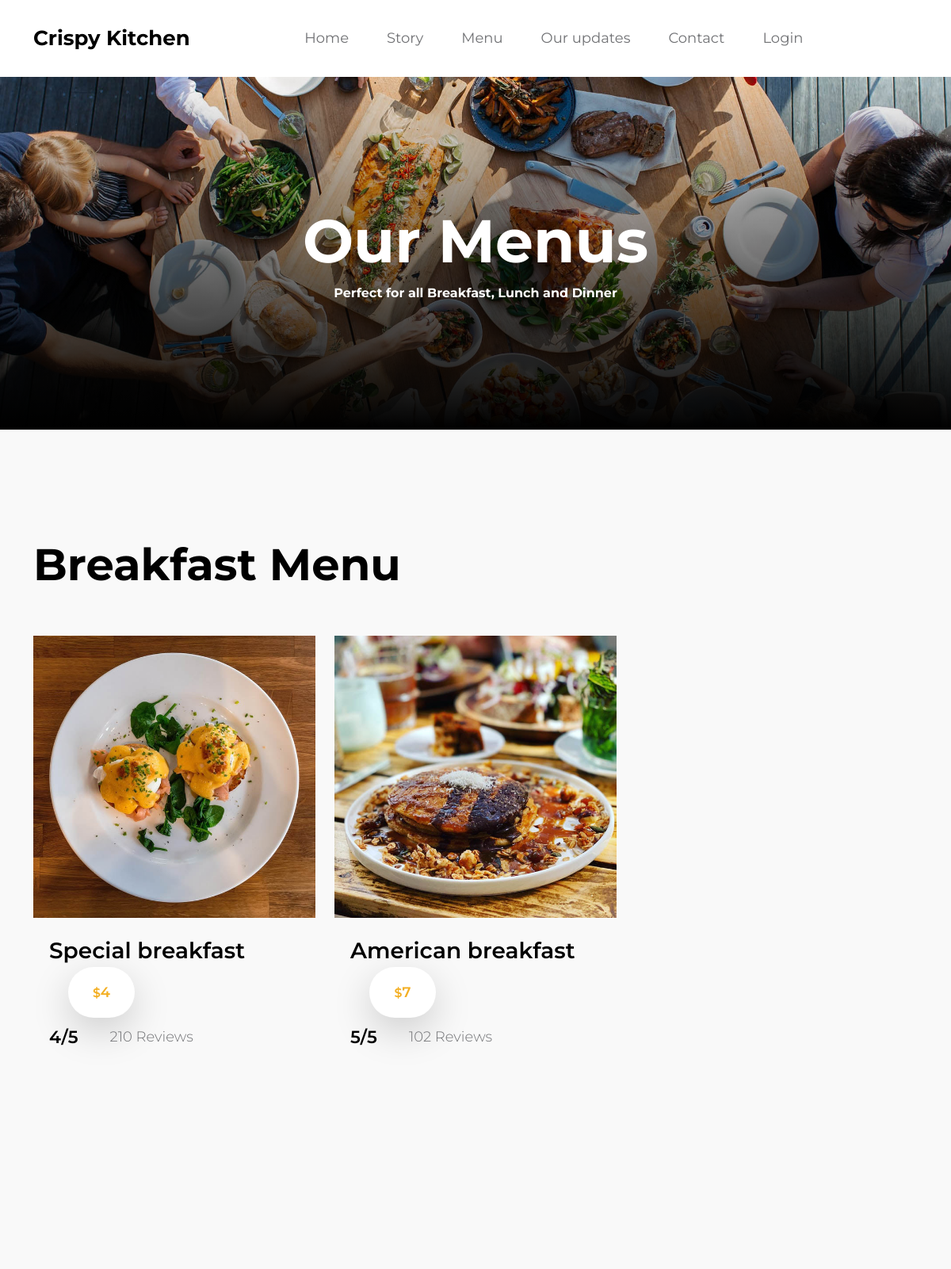
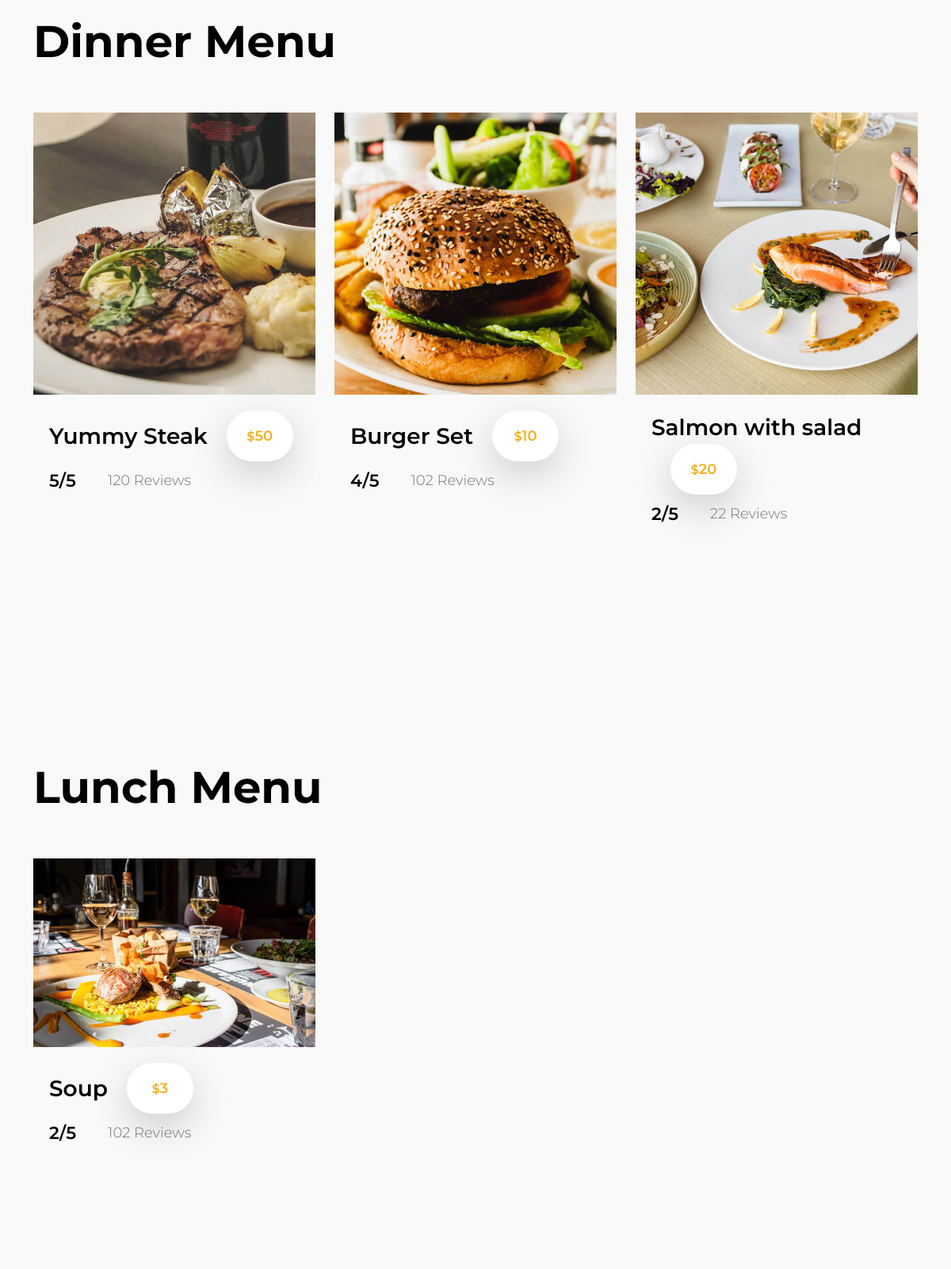
Page /restaurant/menu.php (upper part) on the committed database (2 pictures, top to bottom).
### tables this page shows
CREATE TABLE `food` (
  `id` int(11) NOT NULL,
  `img` varchar(455) NOT NULL,
  `title` varchar(45) NOT NULL,
  `rating` int(11) NOT NULL,
  `reviews` int(11) NOT NULL,
  `price` float NOT NULL,
  `category` varchar(50) NOT NULL
);

### restaurant/lib/DB.php (called while the page is built, shortened)
<?php
class DB
{
    private $host = "localhost";
    private $username = "root";
    private $password = "";
    private $dbName = "Projekt";
    private \PDO $connection;
    public function __construct(
        string $host = "",
        int $port = 3306,
        string $username = "",
        string $password = "",
        string $dbName = ""
    ) {
        if (!empty($host)) {
            $this->host = $host;
        }
        if (!empty($username)) {
            $this->username = $username;
        }
        if (!empty($dbName)) {
            $this->dbName = $dbName;
        }
        try {
            $this->connection = new \PDO(
                "mysql:host=$this->host;dbname=$this->dbName;charset=utf8mb4",
                $this->username,
                $this->password
            );
            $this->connection->setAttribute(\PDO::ATTR_ERRMODE, \PDO::ERRMODE_EXCEPTION);
        } catch (\PDOException $e) {
            echo "Connection failed: " . $e->getMessage();
        }
    }
    public function getItems(): array
    {
        $sql = "SELECT id, title, img, rating, reviews, price, category FROM food";
        $query = $this->connection->query($sql);
        $data = $query->fetchAll(\PDO::FETCH_ASSOC);
        return $data;
    }
}

### restaurant/menu.php (the view, shortened to what this page needs)
<?php
require_once 'lib/DB.php';
$dbInstance = new \restaurant\lib\DB();
$restaurantItems = $dbInstance->getItems();
?>
<!doctype html>
<html lang="en">
<head>
    <link href="css/bootstrap.min.css" rel="stylesheet">
    <link href="css/bootstrap-icons.css" rel="stylesheet">
    <link href="css/tooplate-crispy-kitchen.css" rel="stylesheet">
</head>
<body>
    <?php
    include_once "parts/header.php";
    ?>
    <main>
        <header class="site-header site-menu-header">
            <div class="container">
                <div class="row">
                    <div class="col-lg-10 col-12 mx-auto">
                        <h1 class="text-white">Our Menus</h1>
                        <strong class="text-white">Perfect for all Breakfast, Lunch and Dinner</strong>
                    </div>
                </div>
            </div>
            <div class="overlay"></div>
        </header>
        <?php
        $categories = [];
        foreach ($restaurantItems as $item) {
            $categories[] = $item['category'];
        }
        $uniqueCategories = array_unique($categories);
        foreach ($uniqueCategories as $category) {
        ?>
            <section class="menu section-padding">
                <div class="container">
                    <div class="row">
                        <div class="col-12">
                            <h2 class="mb-lg-5 mb-4"><?php echo ucfirst($category); ?> Menu</h2>
                        </div>
                        <?php foreach ($restaurantItems as $item) : ?>
                            <?php if ($item['category'] == $category) : ?>
                                <div class="col-lg-4 col-md-6 col-12">
                                    <div class="menu-thumb">
                                        <img src="<?php echo $item['img']; ?>" class="img-fluid menu-image" alt="">
                                        <div class="menu-info d-flex flex-wrap align-items-center">
                                            <h4 class="mb-0"><?php echo $item['title']; ?></h4>
                                            <span class="price-tag bg-white shadow-lg ms-4">
                                                <small>$</small><?php echo $item['price']; ?>
                                            </span>
                                            <div class="d-flex flex-wrap align-items-center w-100 mt-2">
                                                <h6 class="reviews-text mb-0 me-3"><?php echo $item['rating']; ?>/5</h6>
                                                <p class="reviews-text mb-0 ms-4">
                                                    <?php echo $item['reviews']; ?> Reviews
                                                </p>
                                            </div>
                                        </div>
                                    </div>
                                </div>
                            <?php endif; ?>
                        <?php endforeach; ?>
                    </div>
                </div>
            </section>
        <?php } ?>
    </main>
</body>
</html>

### restaurant/css/tooplate-crispy-kitchen.css (style rules this page uses)
:root { --white-color: #FFFFFF; --primary-color: #f44749; --secondary-color: #f3af24; --section-bg-color: #F9F9F9; --dark-color: #000000; --title-color: #565758; --news-title-color: #292828; --p-color: #717275; --border-color: #eaeaea; --border-radius-default: .25rem; --body-font-family: 'Montserrat', sans-serif; --h1-font-size: 76px; --h2-font-size: 56px; --h3-font-size: 42px; --h4-font-size: 28px; --h5-font-size: 26px; --h6-font-size: 22px; --p-font-size: 18px; --menu-font-size: 18px; --category-font-size: 14px; --font-weight-light: 300; --font-weight-normal: 400; --font-weight-semibold: 600; --font-weight-bold: 700; }
body { background: var(--white-color); font-family: var(--body-font-family); position: relative; }
h2, h3, h4, h5, h6 { color: var(--dark-color); line-height: inherit; }
h1, h2, h3, h4, h5, h6 { font-weight: var(--font-weight-semibold); }
h1, h2 { font-weight: var(--font-weight-bold); }
h1 { font-size: var(--h1-font-size); line-height: normal; }
h2 { font-size: var(--h2-font-size); }
h4 { font-size: var(--h4-font-size); }
h6 { font-size: var(--h6-font-size); }
p, .list .list-item { color: var(--p-color); font-size: var(--p-font-size); font-weight: var(--font-weight-light); }
.section-padding { padding-top: 8rem; padding-bottom: 8rem; }
b, strong { font-weight: var(--font-weight-bold); }
.site-header { background-repeat: no-repeat; background-position: center; background-size: cover; padding-top: 10rem; padding-bottom: 10rem; text-align: center; position: relative; }
.site-header .container { position: relative; z-index: 2; }
.site-menu-header { background-image: url('../images/header/luisa-brimble-aFzg83dvnAI-unsplash.jpg'); }
.overlay { background: linear-gradient(to top, var(--dark-color), transparent 100%); position: absolute; top: 0; right: 0; bottom: 0; left: 0; }
.price-tag { background: var(--white-color); border-radius: 100px; color: var(--secondary-color); font-size: var(--menu-font-size); font-weight: var(--font-weight-semibold); display: inline-block; width: 84px; height: 64px; line-height: 64px; text-align: center; }
.menu, .about, .news, .related-news, .newsletter, .comments { background: var(--section-bg-color); }
.menu-thumb { position: relative; overflow: hidden; }
.menu-info { padding: 20px 20px 30px 20px; }
.menu-image { display: block; }

### rows in the picture
food: img (picture), title "Special breakfast", price "4", rating "4", reviews "210"
food: img (picture), title "American breakfast", price "7", rating "5", reviews "102"
food: img (picture), title "Yummy Steak", price "50", rating "5", reviews "120"
food: img (picture), title "Burger Set", price "10", rating "4", reviews "102"
food: img (picture), title "Salmon with salad", price "20", rating "2", reviews "22"
food: img (picture), title "Soup", price "3", rating "2", reviews "102"

### other values in the picture
$menuName "Home"
$menuName "Story"
$menuName "Menu"
$menuName "Our updates"
$menuName "Contact"
$category "Breakfast"
$category "Dinner"
$category "Lunch"
